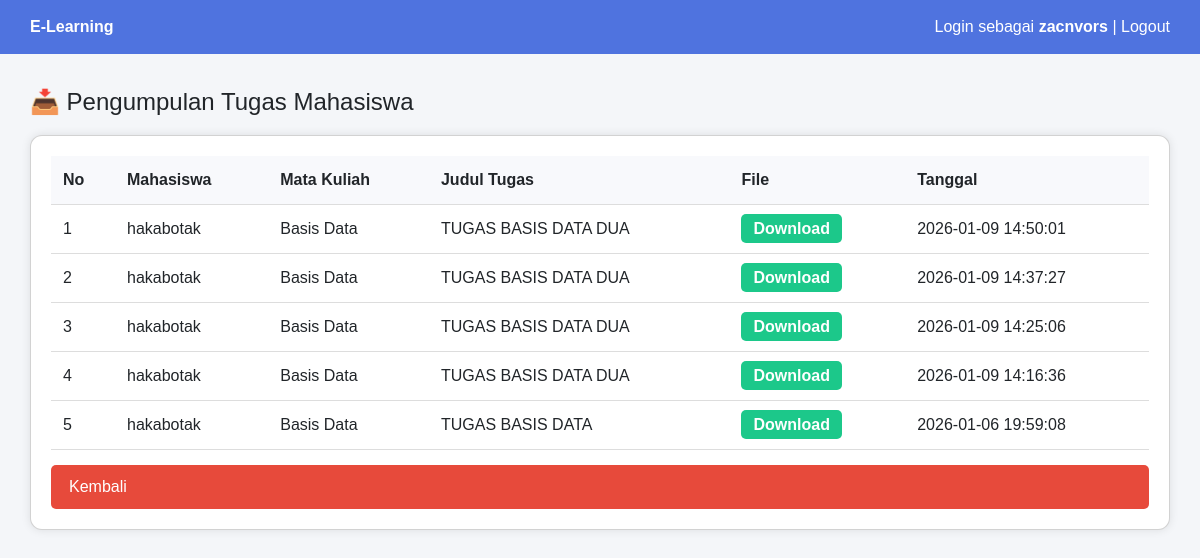
The page /dosen/pengumpulan_tugas.php (signed in) on the database its author committed.
### tables this page shows
CREATE TABLE `website_settings` (
  `id` int(11) NOT NULL,
  `nama_website` varchar(255) NOT NULL DEFAULT 'E-Learning Platform',
  `deskripsi` varchar(500) DEFAULT NULL,
  `alamat` varchar(255) DEFAULT NULL,
  `telepon` varchar(20) DEFAULT NULL,
  `email` varchar(100) DEFAULT NULL,
  `facebook` varchar(255) DEFAULT NULL,
  `twitter` varchar(255) DEFAULT NULL,
  `instagram` varchar(255) DEFAULT NULL,
  `jam_buka` varchar(50) DEFAULT NULL,
  `jam_tutup` varchar(50) DEFAULT NULL,
  `updated_at` timestamp NOT NULL DEFAULT current_timestamp() ON UPDATE current_timestamp()
);

CREATE TABLE `tugas_kumpul` (
  `id` int(11) NOT NULL,
  `tugas_id` int(11) DEFAULT NULL,
  `mahasiswa` varchar(100) DEFAULT NULL,
  `file` varchar(255) DEFAULT NULL,
  `tanggal` timestamp NOT NULL DEFAULT current_timestamp()
);

CREATE TABLE `matkul` (
  `id` int(11) NOT NULL,
  `prodi_id` int(11) DEFAULT NULL,
  `nama_matkul` varchar(100) DEFAULT NULL
);

CREATE TABLE `tugas` (
  `id` int(11) NOT NULL,
  `judul` varchar(100) DEFAULT NULL,
  `deskripsi` text DEFAULT NULL,
  `deadline` date DEFAULT NULL,
  `file` varchar(255) DEFAULT NULL,
  `matkul_id` int(11) DEFAULT NULL
);

### fungsi.php (called while the page is built, shortened)
<?php
if (!function_exists('getWebsiteSettings')) {
function getWebsiteSettings($conn) {
    $q = mysqli_query($conn, "SELECT * FROM website_settings LIMIT 1");
    $settings = mysqli_fetch_assoc($q);
    return $settings;
}
}
?>

### dosen/pengumpulan_tugas.php (the view, shortened to what this page needs)
<?php
include '../header.php';
include '../koneksi.php';
$where = "";
$q = mysqli_query($conn,"
SELECT
    tugas_kumpul.mahasiswa,
    tugas_kumpul.file,
    tugas_kumpul.tanggal,
    tugas.judul,
    matkul.nama_matkul
FROM tugas_kumpul
JOIN tugas
    ON tugas_kumpul.tugas_id = tugas.id
JOIN matkul
    ON tugas.matkul_id = matkul.id
WHERE tugas.matkul_id = '$_SESSION[matkul_id]' $where
ORDER BY tugas_kumpul.tanggal DESC
");
$title = "📥 Pengumpulan Tugas Mahasiswa";
?>
<div class="content">
    <div class="title">
        <?= $title; ?>
    </div>
    <div class="card">
        <table>
            <tr>
                <th>No</th>
                <th>Mahasiswa</th>
                <th>Mata Kuliah</th>
                <th>Judul Tugas</th>
                <th>File</th>
                <th>Tanggal</th>
            </tr>
            <?php
            $no = 1;
            while($d = mysqli_fetch_assoc($q)){
            ?>
            <tr>
                <td>
                    <?= $no++ ?>
                </td>
                <td>
                    <?= $d['mahasiswa'] ?>
                </td>
                <td>
                    <?= $d['nama_matkul'] ?>
                </td>
                <td>
                    <?= $d['judul'] ?>
                </td>
                <td>
                    <a href="../upload/tugas/<?= $d['file'] ?>"
                       class="download">
                        Download
                    </a>
                </td>
                <td>
                    <?= $d['tanggal'] ?>
                </td>
            </tr>
            <?php } ?>
        </table>
        <a href="tugas.php"
           class="btn-danger">
            Kembali
        </a>
    </div>
</div>
</body>
</html>

### header.php (shortened to what this page needs)
<?php
include_once dirname(__FILE__) . '/koneksi.php';
include_once dirname(__FILE__) . '/fungsi.php';
$website_settings = getWebsiteSettings($conn);
?>
<!DOCTYPE html>
<html>
<head>
    <link href="https://cdn.jsdelivr.net/npm/bootstrap@5.3.2/dist/css/bootstrap.min.css" rel="stylesheet">
</head>
<body>
<div class="navbar">
    <div><b><?= $website_settings['nama_website'] ?></b></div>
    <div>
        Login sebagai <b><?= $_SESSION['nama']; ?></b> |
        <a href="../logout.php">Logout</a>
    </div>
</div>

### header.php (style rules this page uses)
body { margin:0;font-family:Arial;background:#f4f6f9 }
.navbar { background:#4f73df; color:white; padding:15px 30px; display:flex; justify-content:space-between; }
.content { padding:30px }
.card { background:white;padding:20px;border-radius:8px }
a { color:white;text-decoration:none }

### dosen/pengumpulan_tugas.php (style rules this page uses)
.title { font-size:24px; margin-bottom:15px; }
.card { background:#fff; padding:20px; border-radius:12px; box-shadow:0 0 10px rgba(0,0,0,0.1); }
table { width:100%; border-collapse:collapse; }
th, td { padding:12px; border-bottom:1px solid #ddd; }
th { background:#f8f9fc; text-align:left; }
.download { background:#1cc88a; color:white; padding:6px 12px; border-radius:5px; text-decoration:none; font-weight:bold; }
.btn-danger { display:inline-block; margin-top:15px; text-decoration:none; background:#e74a3b; color:white; padding:10px 18px; border-radius:5px; }

### rows shown on the page
website_settings: nama_website "E-Learning"
tugas_kumpul: mahasiswa "hakabotak", matkul.nama_matkul "Basis Data", tugas.judul "TUGAS BASIS DATA DUA", tanggal "2026-01-09 14:50:01"
tugas_kumpul: mahasiswa "hakabotak", matkul.nama_matkul "Basis Data", tugas.judul "TUGAS BASIS DATA DUA", tanggal "2026-01-09 14:37:27"
tugas_kumpul: mahasiswa "hakabotak", matkul.nama_matkul "Basis Data", tugas.judul "TUGAS BASIS DATA DUA", tanggal "2026-01-09 14:25:06"
tugas_kumpul: mahasiswa "hakabotak", matkul.nama_matkul "Basis Data", tugas.judul "TUGAS BASIS DATA DUA", tanggal "2026-01-09 14:16:36"
tugas_kumpul: mahasiswa "hakabotak", matkul.nama_matkul "Basis Data", tugas.judul "TUGAS BASIS DATA", tanggal "2026-01-06 19:59:08"

### other values the page prints
$_SESSION['nama'] "zacnvors"
$title "📥 Pengumpulan Tugas Mahasiswa"
